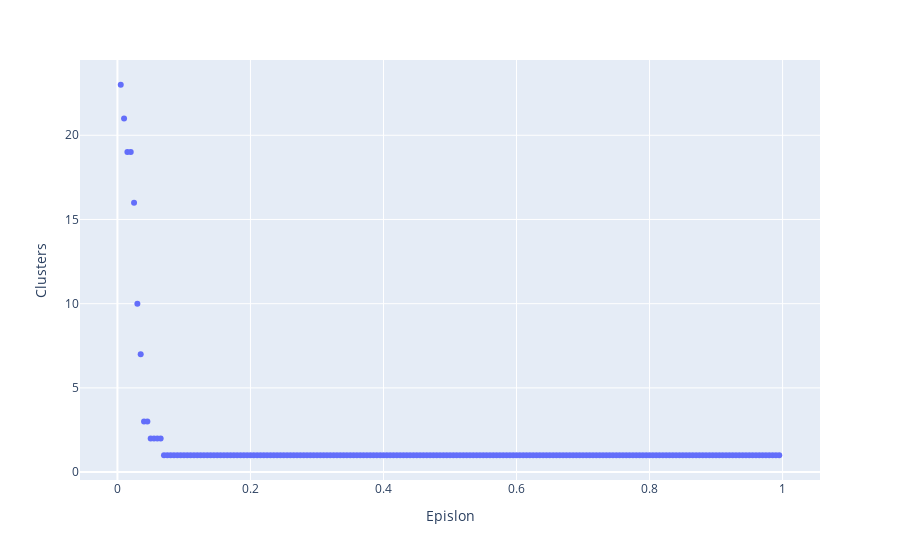

This figure's notebook cell:
### Code cell
itemDF = pd.DataFrame({'Epislon': epsilonList, 'Clusters': itemList})
fig = px.scatter(itemDF, y = 'Clusters', x = 'Epislon')
fig.show()

### Figure 1 — Plotly figure (JSON) as saved in the notebook; plotly's stock layout.template omitted (floating-point values rounded to 4 significant figures; data arrays with more than 128 entries replaced by an {"elided": "..."} marker saying what was removed)
{"data": [{"hovertemplate": "Epislon=%{x}<br>Clusters=%{y}<extra></extra>", "legendgroup": "", "marker": {"color": "#636efa", "symbol": "circle"}, "mode": "markers", "name": "", "orientation": "v", "showlegend": false, "type": "scatter", "x": {"elided": "199 float values"}, "xaxis": "x", "y": {"elided": "199 int values"}, "yaxis": "y"}], "layout": {"legend": {"tracegroupgap": 0}, "margin": {"t": 60}, "xaxis": {"anchor": "y", "domain": [0, 1], "title": {"text": "Epislon"}}, "yaxis": {"anchor": "x", "domain": [0, 1], "title": {"text": "Clusters"}}}}
